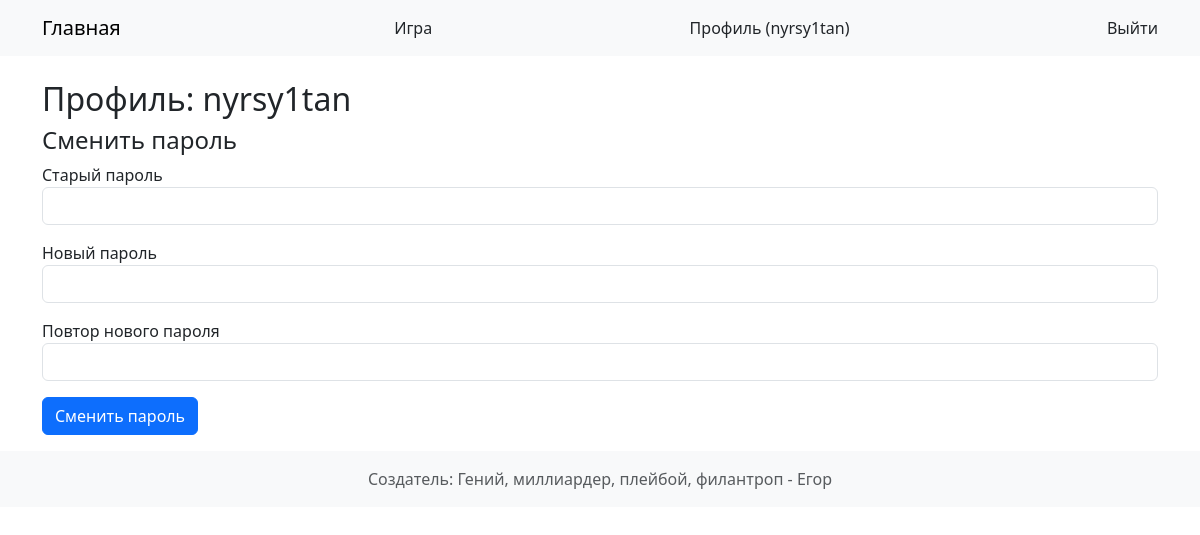
The app's page /profile (signed in), older data.
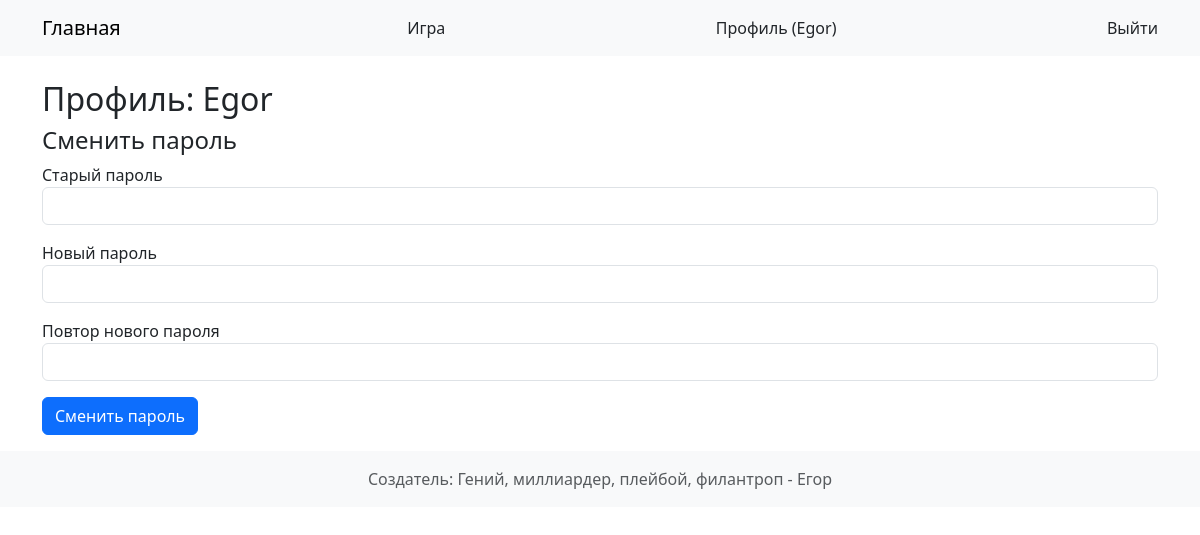
The same page, newer data.
### models.py (models this page shows, shortened)
class User(db.Model):
    id = db.Column(db.Integer, primary_key=True)
    nickname = db.Column(db.String(64), unique=True, nullable=False)
    password_hash = db.Column(db.String(128), nullable=False)

### app.py (the view, shortened to what this page needs)
    @app.route('/profile', methods=['GET', 'POST'])
    def profile():
        if 'user_id' not in session:
            return redirect(url_for('login'))
        user = User.query.get(session['user_id'])
        form = ChangePasswordForm()
        return render_template('profile.html', form=form, progress='', nickname=user.nickname)

### forms.py
class ChangePasswordForm(FlaskForm):
    old_password = PasswordField('Старый пароль', validators=[DataRequired()])
    new_password = PasswordField('Новый пароль', validators=[DataRequired(), Length(6, 128)])
    new_password2 = PasswordField('Повтор нового пароля', validators=[
        DataRequired(), EqualTo('new_password', message='Пароли должны совпадать')
    ])
    submit = SubmitField('Сменить пароль')

### templates/profile.html (shortened to what this page needs)
{% extends 'base.html' %}
{% block content %}
    <h2>Профиль: {{ nickname }}</h2>
    <h4>Сменить пароль</h4>
    <form method="POST">
        <div class="mb-3">
            {{ form.old_password.label }} {{ form.old_password(class="form-control") }}
        </div>
        <div class="mb-3">
            {{ form.new_password.label }} {{ form.new_password(class="form-control") }}
        </div>
        <div class="mb-3">
            {{ form.new_password2.label }} {{ form.new_password2(class="form-control") }}
        </div>
        {{ form.submit(class="btn btn-primary") }}
    </form>
{% endblock %}

### templates/base.html (shortened to what this page needs)
<!doctype html>
<html lang="ru">
<head>
    <link rel="stylesheet" href="https://cdn.jsdelivr.net/npm/bootstrap@5.3.0/dist/css/bootstrap.min.css">
</head>
<body>
<nav class="navbar navbar-expand-lg navbar-light bg-light mb-4">
  <div class="container">
    <a class="navbar-brand" href="{{ url_for('index') }}">Главная</a>
    <a class="nav-link" href="{{ url_for('game') }}">Игра</a>
    {% if session.get('user_id') %}
      <a class="nav-link" href="{{ url_for('profile') }}">
        Профиль ({{ nickname if nickname else '' }})
      </a>
      <a class="nav-link" href="{{ url_for('logout') }}">Выйти</a>
    {% else %}
      <a class="nav-link" href="{{ url_for('login') }}">Вход/Регистрация</a>
    {% endif %}
  </div>
</nav>
<div class="container">
    {% block content %}{% endblock %}
</div>
<footer class="footer mt-3 py-3 bg-light">
    <div class="container text-center">
        <span class="text-muted">Создатель: Гений, миллиардер, плейбой, филантроп - Егор</span>
    </div>
</footer>
</body>
</html>

Row changes from the older to the newer data that the page shows:
changed User: nickname "nyrsy1tan" → "Egor"
